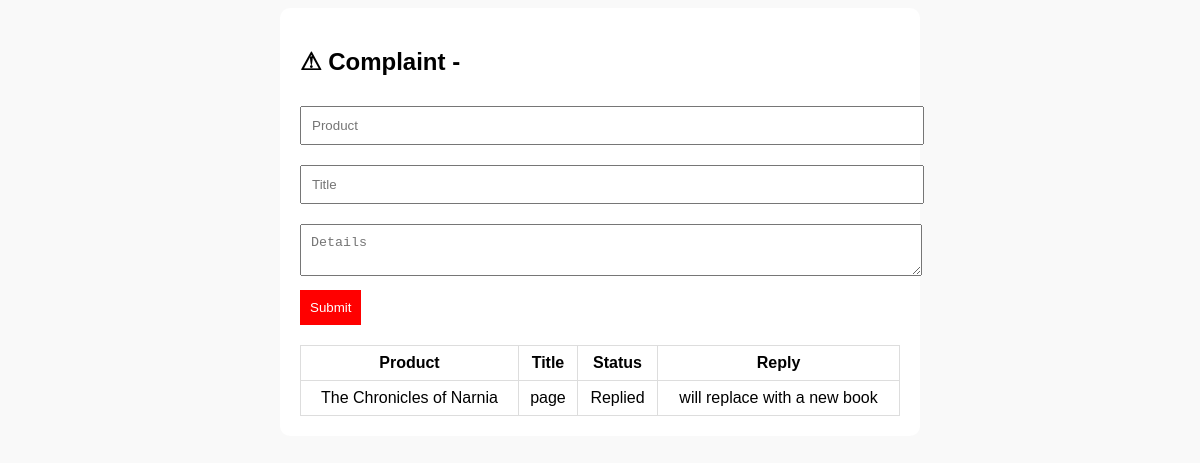
/User/Complaint/ (signed in), run on the app's committed database.
### User/models.py (models this page shows)
class tbl_complaint(models.Model):
    complaint_title = models.CharField(max_length=30)
    complaint_details = models.CharField(max_length=100)
    complaint_date = models.DateField(auto_now_add=True)
    complaint_reply = models.CharField(max_length=100, default="No Reply Yet")
    complaint_status = models.IntegerField(default=0)
    product = models.ForeignKey(tbl_product, on_delete=models.CASCADE, null=True, blank=True)
    user = models.ForeignKey(tbl_user, on_delete=models.CASCADE, null=True, blank=True)

### Seller/models.py (models this page shows)
class tbl_product(models.Model):
    product_name=models.CharField(max_length=100)
    product_description=models.CharField(max_length=100)
    product_price=models.CharField(max_length=100)
    product_photo=models.FileField(upload_to='Assets/Seller/Photos/')
    type_id=models.ForeignKey(tbl_type, on_delete=models.CASCADE, null=True, blank=True)
    seller_id=models.ForeignKey(tbl_seller, on_delete=models.CASCADE, null=True, blank=True)

### User/views.py (the view, shortened to what this page needs)
# urls.py: path('Complaint/', views.Complaint, name='Complaint'),
def Complaint(request):
    if 'uid' not in request.session:
        return redirect('Guest:Login')
    user = tbl_user.objects.get(id=request.session['uid'])
    complaints = tbl_complaint.objects.filter(user=user)
    return render(request, "User/Complaint.html", {
        "complaints": complaints
    })

### User/Templates/User/Complaint.html (shortened to what this page needs)
<!DOCTYPE html>
<html>
<head>
</head>
<body>
<div class="box">
    <h2>⚠ Complaint - {{product.product_name}}</h2>
    <form method="post">
        <input type="text" name="Product" placeholder="Product" required>
        <input type="text" name="title" placeholder="Title" required>
        <textarea name="details" placeholder="Details" required></textarea>
        <button type="submit">Submit</button>
    </form>
    <table>
        <tr>
            <th>Product</th>
            <th>Title</th>
            <th>Status</th>
            <th>Reply</th>
        </tr>
        {% for i in complaints %}
        <tr>
            <td>{{i.product.product_name}}</td>
            <td>{{i.complaint_title}}</td>
            <td>
                {% if i.complaint_status == 0 %}
                    Pending
                {% elif i.complaint_status == 1 %}
                    Replied
                {% else %}
                    Closed
                {% endif %}
            </td>
            <td>{{i.complaint_reply}}</td>
        </tr>
        {% endfor %}
    </table>
</div>
</body>
</html>

### User/Templates/User/Complaint.html (style rules this page uses)
body { font-family: Arial; background: #f9f9f9; }
.box { width: 600px; margin: auto; background: #fff; padding: 20px; border-radius: 10px; }
input, textarea { width: 100%; margin: 10px 0; padding: 10px; }
button { background: red; color: #fff; padding: 10px; border: none; }
table { width: 100%; margin-top: 20px; border-collapse: collapse; }
td, th { border: 1px solid #ddd; padding: 8px; text-align: center; }

### data on the page
tbl_complaint: product.product_name "The Chronicles of Narnia", complaint_title "page", complaint_status "Replied", complaint_reply "will replace with a new book"
